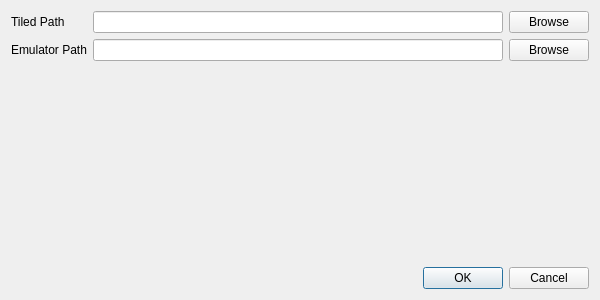
<?xml version="1.0" encoding="UTF-8"?>
<ui version="4.0">
 <class>Settings</class>
 <widget class="QDialog" name="Settings">
  <property name="geometry">
   <rect>
    <x>0</x>
    <y>0</y>
    <width>600</width>
    <height>300</height>
   </rect>
  </property>
  <property name="windowTitle">
   <string>Settings</string>
  </property>
  <layout class="QVBoxLayout" name="verticalLayout">
   <item>
    <layout class="QGridLayout" name="gridLayout">
     <item row="0" column="1">
      <widget class="QLineEdit" name="tiled_path"/>
     </item>
     <item row="0" column="2">
      <widget class="QPushButton" name="tiled_path_browse_button">
       <property name="text">
        <string>Browse</string>
       </property>
      </widget>
     </item>
     <item row="0" column="0">
      <widget class="QLabel" name="label">
       <property name="text">
        <string>Tiled Path</string>
       </property>
      </widget>
     </item>
     <item row="1" column="0">
      <widget class="QLabel" name="label_2">
       <property name="text">
        <string>Emulator Path</string>
       </property>
      </widget>
     </item>
     <item row="1" column="1">
      <widget class="QLineEdit" name="emulator_path"/>
     </item>
     <item row="1" column="2">
      <widget class="QPushButton" name="emulator_path_browse_button">
       <property name="text">
        <string>Browse</string>
       </property>
      </widget>
     </item>
    </layout>
   </item>
   <item>
    <spacer name="verticalSpacer">
     <property name="orientation">
      <enum>Qt::Vertical</enum>
     </property>
     <property name="sizeHint" stdset="0">
      <size>
       <width>20</width>
       <height>40</height>
      </size>
     </property>
    </spacer>
   </item>
   <item>
    <widget class="QDialogButtonBox" name="buttonBox">
     <property name="orientation">
      <enum>Qt::Horizontal</enum>
     </property>
     <property name="standardButtons">
      <set>QDialogButtonBox::Cancel|QDialogButtonBox::Ok</set>
     </property>
    </widget>
   </item>
  </layout>
 </widget>
 <resources/>
 <connections>
  <connection>
   <sender>buttonBox</sender>
   <signal>accepted()</signal>
   <receiver>Settings</receiver>
   <slot>accept()</slot>
   <hints>
    <hint type="sourcelabel">
     <x>248</x>
     <y>254</y>
    </hint>
    <hint type="destinationlabel">
     <x>157</x>
     <y>274</y>
    </hint>
   </hints>
  </connection>
  <connection>
   <sender>buttonBox</sender>
   <signal>rejected()</signal>
   <receiver>Settings</receiver>
   <slot>reject()</slot>
   <hints>
    <hint type="sourcelabel">
     <x>316</x>
     <y>260</y>
    </hint>
    <hint type="destinationlabel">
     <x>286</x>
     <y>274</y>
    </hint>
   </hints>
  </connection>
 </connections>
</ui>
